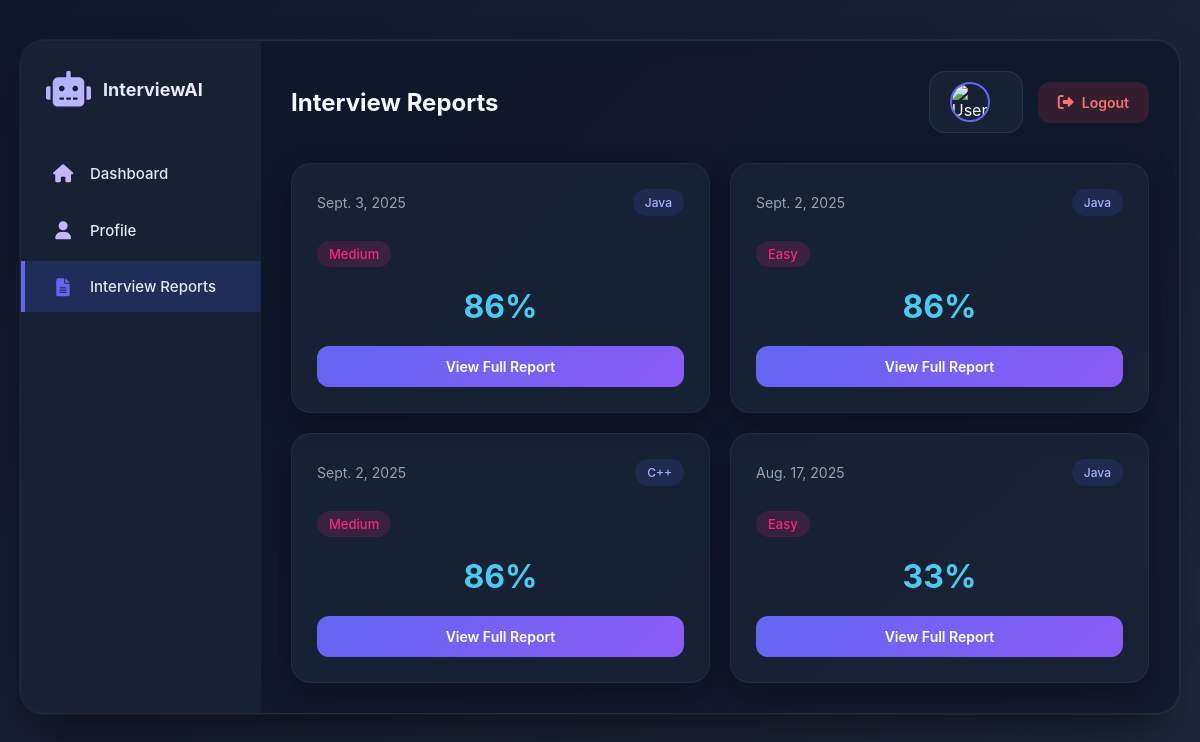
/interviewReports/ (signed in), run on the app's committed database.
### interviews/models.py (models this page shows, shortened)
class InterviewReport(models.Model):
    report_id = models.AutoField(primary_key=True)
    user = models.ForeignKey(User, on_delete=models.CASCADE, related_name="reports")
    date = models.DateField()
    duration_minutes = models.CharField(max_length=20)
    technology = models.CharField(max_length=100)
    difficulty = models.CharField(max_length=50)
    overall_score = models.PositiveIntegerField()
    performance_text = models.TextField()
    technical_knowledge = models.PositiveIntegerField()
    problem_solving = models.PositiveIntegerField()
    code_quality = models.PositiveIntegerField()
    confidence = models.PositiveIntegerField()
    mcq_correct = models.PositiveIntegerField()
    mcq_total = models.PositiveIntegerField()
    mcq_time_taken = models.CharField(max_length=20)
    mcq_accuracy = models.PositiveIntegerField()
    strong_areas = models.CharField(max_length=255)
    improvement_areas = models.CharField(max_length=255)
    coding_problems_solved = models.PositiveIntegerField()
    coding_problems_total = models.PositiveIntegerField()
    coding_test_cases_passed = models.PositiveIntegerField()
    coding_test_cases_total = models.PositiveIntegerField()
    coding_avg_time_per_problem = models.CharField(max_length=20)
    coding_code_quality = models.PositiveIntegerField()
    best_solution = models.CharField(max_length=255)
    optimization_needed = models.CharField(max_length=255)
    overall_confidence = models.PositiveIntegerField()
    eye_contact = models.PositiveIntegerField()
    voice_clarity = models.PositiveIntegerField()
    facial_expressions = models.PositiveIntegerField()
    strengths = models.CharField(max_length=255)
    suggestions = models.CharField(max_length=255)
    created_at = models.DateTimeField(auto_now_add=True)

### interviews/views.py (the view)
# urls.py: path("interviewReports/", views.interview_reports, name='interviewReports'),
def interview_reports(request):
    request.session["interview_Completed"] = False
    request.session.modified = True
    user = User.objects.get(id=request.session["candidate_id"], user_type="candidate")
    reports = InterviewReport.objects.filter(user=user).order_by("-date").values(
    "report_id", "date", "technology", "difficulty", "overall_score"
)
    params = list(reports)
    return render(request, 'interview_reports.html',{"reports": params})

### interviews/templates/interview_reports.html (shortened to what this page needs)
<!DOCTYPE html>
<html lang="en">
  <head>
    <link
      rel="stylesheet"
      href="https://cdnjs.cloudflare.com/ajax/libs/font-awesome/6.0.0-beta3/css/all.min.css"
    />
  </head>
  <body>
    <div class="dashboard">
      <div class="sidebar">
        <div class="logo">
          <i class="fas fa-robot"></i>
          <h2>InterviewAI</h2>
        </div>
        <ul class="nav-menu">
          <li class="nav-item">
            <i class="fas fa-home"></i>
            <a style="text-decoration: none; color: inherit;" href="{%url 'dashboard' %}">
              <span>Dashboard</span>
            </a>
          </li>
          <li class="nav-item">
            <i class="fas fa-user"></i>
            <a style="text-decoration: none; color: inherit;" href="{%url 'profile'%}">
              <span>Profile</span>
            </a>
          </li>
          <li class="nav-item active">
            <i class="fas fa-file-alt"></i>
            <span>Interview Reports</span>
          </li>
        </ul>
      </div>
      <div class="main-content">
        <div class="header">
          <h1>Interview Reports</h1>
          <div class="header-actions">
            <div class="user-profile">
              <img src="{{request.session.candidate_image}}" alt="User" />
            </div>
            <button class="logout-btn" onclick="logout()">
              <i class="fas fa-sign-out-alt"></i>
              <span>Logout</span>
            </button>
          </div>
        </div>
        <div class="reports-grid">
          {% for report in reports %}
          <div class="report-card">
            <div class="report-header">
              <span class="report-date">{{report.date}}</span>
              <span class="report-domain">{{report.technology}}</span>
            </div>
            <span class="report-difficulty difficulty-hard"
              >{{report.difficulty}}</span
            >
            <div class="report-score score-high">{{report.overall_score}}%</div>
            <button class="view-report-btn" id="{{report.report_id}}">
              View Full Report
            </button>
          </div>
          {% endfor %}
        </div>
      </div>
    </div>
  </body>
</html>

### interviews/templates/interview_reports.html (style rules this page uses)
:root { --primary: #6366f1; --secondary: #8b5cf6; --light: #f8fafc; --dark: #0f172a; --gray: #94a3b8; --border: rgba(255, 255, 255, 0.08); --success: #4cc9f0; --warning: #f72585; --danger: #ef4444; }
* { margin: 0; padding: 0; box-sizing: border-box; font-family: "Inter", "Segoe UI", Tahoma, Geneva, Verdana, sans-serif; }
body { background: linear-gradient(135deg, #0f172a, #1e293b); color: #f8fafc; min-height: 100vh; padding: 20px; }
.dashboard { display: grid; grid-template-columns: 240px 1fr; max-width: 1400px; margin: 20px auto; background: rgba(15, 23, 42, 0.8); border-radius: 24px; box-shadow: 0 25px 50px -12px rgba(0, 0, 0, 0.5), 0 0 0 1px rgba(255, 255, 255, 0.05); overflow: hidden; backdrop-filter: blur(10px); border: 1px solid rgba(255, 255, 255, 0.08); }
.sidebar { background: rgba(30, 41, 59, 0.6); padding: 30px 0; height: 100%; }
.logo { display: flex; align-items: center; padding: 0 25px; margin-bottom: 40px; }
.logo i { font-size: 36px; background: linear-gradient(135deg, #a5b4fc, #c4b5fd); -webkit-background-clip: text; -webkit-text-fill-color: transparent; margin-right: 12px; display: flex; align-items: center; justify-content: center; }
.logo h2 { font-size: 18px; font-weight: 700; background: linear-gradient(135deg, #e0e7ff, #ede9fe); -webkit-background-clip: text; -webkit-text-fill-color: transparent; }
.nav-menu { list-style: none; }
.nav-item { padding: 16px 30px; display: flex; align-items: center; cursor: pointer; transition: all 0.3s; margin-bottom: 5px; position: relative; }
.nav-item::before { content: ""; position: absolute; top: 0; left: 0; width: 4px; height: 100%; background: var(--primary); opacity: 0; transition: opacity 0.3s; }
.nav-item.active { background: rgba(67, 97, 238, 0.2); }
.nav-item.active::before { opacity: 1; }
.nav-item i { margin-right: 15px; color: #c4b5fd; font-size: 18px; width: 24px; text-align: center; display: flex; align-items: center; justify-content: center; }
.nav-item.active i { color: var(--primary); }
.nav-item span { font-size: 15px; font-weight: 500; color: #e2e8f0; }
.main-content { padding: 30px; }
.header { display: flex; justify-content: space-between; align-items: center; margin-bottom: 30px; }
.header h1 { font-size: 24px; color: #f8fafc; font-weight: 700; }
.header-actions { display: flex; align-items: center; gap: 15px; }
.user-profile { display: flex; align-items: center; cursor: pointer; background: rgba(30, 41, 59, 0.6); border-radius: 16px; padding: 10px 20px; border: 1px solid var(--border); }
.user-profile img { width: 40px; height: 40px; border-radius: 50%; margin-right: 12px; object-fit: cover; border: 2px solid var(--primary); }
.logout-btn { background: rgba(239, 68, 68, 0.15); color: #f87171; border: none; border-radius: 12px; padding: 12px 20px; font-size: 14px; font-weight: 600; cursor: pointer; transition: all 0.3s; display: flex; align-items: center; gap: 8px; }
.logout-btn i { font-size: 16px; }
.reports-grid { display: grid; grid-template-columns: repeat(auto-fill, minmax(300px, 1fr)); gap: 20px; }
.report-card { background: rgba(30, 41, 59, 0.6); border-radius: 20px; padding: 25px; box-shadow: 0 10px 30px rgba(0, 0, 0, 0.3); border: 1px solid rgba(255, 255, 255, 0.05); transition: all 0.3s; cursor: pointer; }
.report-header { display: flex; justify-content: space-between; align-items: center; margin-bottom: 15px; }
.report-date { font-size: 14px; color: var(--gray); }
.report-domain { background-color: rgba(67, 97, 238, 0.15); color: #a5b4fc; padding: 6px 12px; border-radius: 20px; font-size: 12px; font-weight: 500; }
.report-difficulty { display: inline-block; margin-top: 10px; font-size: 13px; padding: 5px 12px; border-radius: 20px; font-weight: 500; }
.difficulty-hard { background-color: rgba(247, 37, 133, 0.15); color: var(--warning); }
.report-score { font-size: 32px; font-weight: 700; margin: 20px 0; text-align: center; }
.score-high { color: var(--success); }
.view-report-btn { width: 100%; background: linear-gradient(135deg, var(--primary), var(--secondary)); color: white; border: none; padding: 12px; border-radius: 12px; font-size: 14px; font-weight: 600; cursor: pointer; transition: all 0.3s; }

### data on the page
InterviewReport: date "Sept. 3, 2025", technology "Java", difficulty "Medium", overall_score "86"
InterviewReport: date "Sept. 2, 2025", technology "Java", difficulty "Easy", overall_score "86"
InterviewReport: date "Sept. 2, 2025", technology "C++", difficulty "Medium", overall_score "86"
InterviewReport: date "Aug. 17, 2025", technology "Java", difficulty "Easy", overall_score "33"
